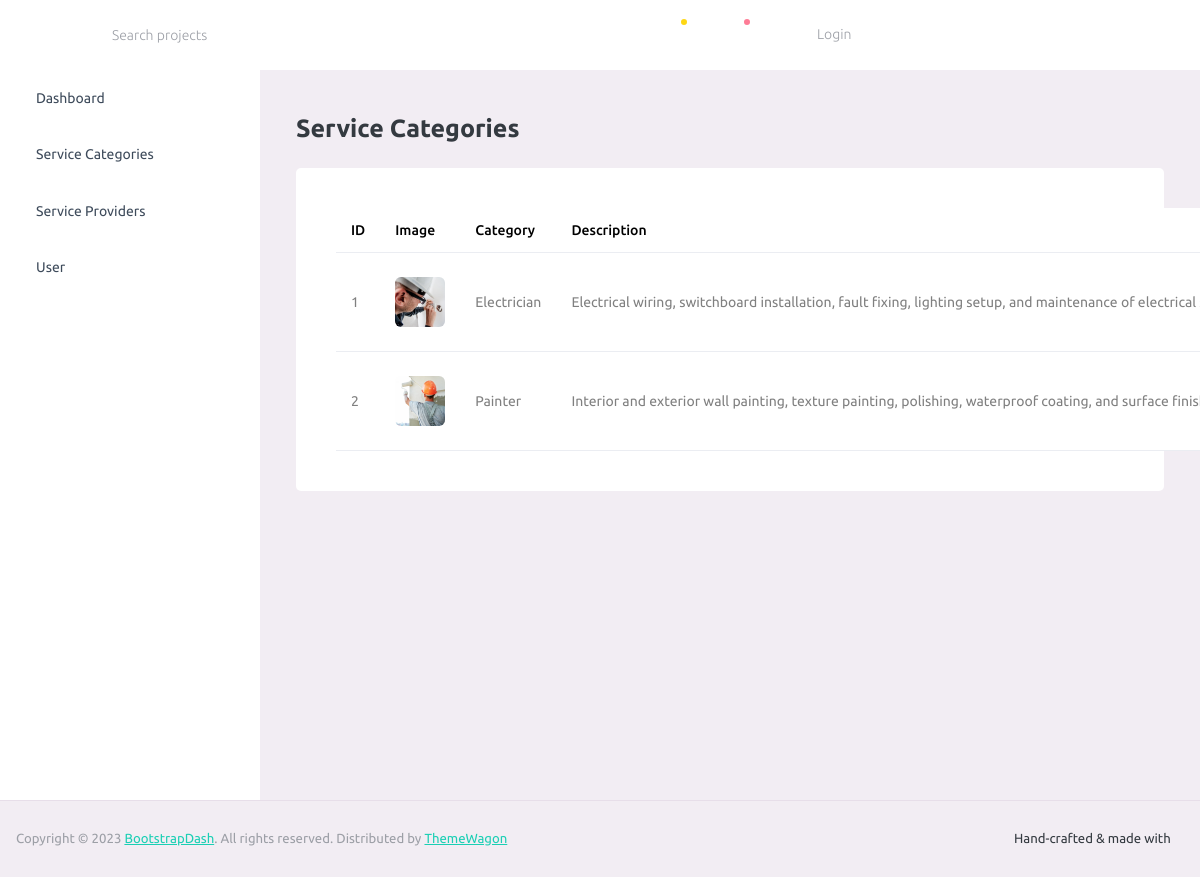
Page /FixPointAdmin/display_service_categories_page/ on the committed database.
### AdminApp/models.py (models this page shows)
class ServiceCategoryDb(models.Model):
    category_name = models.CharField(max_length=150)
    category_description = models.TextField(blank=True)
    is_active = models.BooleanField(default=True,blank=True)
    category_image = models.ImageField(upload_to="category_image")

### AdminApp/views.py (the view)
# urls.py: path('display_service_categories_page/',views.display_service_categories_page,name="display_service_categories_page"),
def display_service_categories_page(request):
    service_categories = ServiceCategoryDb.objects.all()
    context ={
        "service_categories": service_categories
    }
    return render(request,"display-service-categories-page.html",context)

### AdminApp/templates/display-service-categories-page.html (shortened to what this page needs)
{% extends 'base.html' %}
{% load static %}
{% block content %}
<div class="content-wrapper">
    <div class="row">
        <div class="col-12">
            <h3 class="mb-4 font-weight-bold">Service Categories</h3>
        </div>
    </div>
    <div class="row">
        <div class="col-lg-12 grid-margin stretch-card">
            <div class="card">
                <div class="card-body">
                    <table class="table table-hover">
                        <thead>
                            <tr>
                                <th>ID</th>
                                <th>Image</th>
                                <th>Category</th>
                                <th>Description</th>
                            </tr>
                        </thead>
                        <tbody>
                            {% for category in service_categories %}
                            <tr>
                                <td>{{ category.id }}</td>
                                <td>
                                    {% if category.category_image %}
                                    <img src="{{ category.category_image.url }}" alt="{{ category.category_name }}"
                                        style="width:50px; height:50px; object-fit:cover; border-radius:6px;">
                                    {% else %}
                                    <span class="text-muted">No Image</span>
                                    {% endif %}
                                </td>
                                <td>{{ category.category_name }}</td>
                                <td>{{ category.category_description }}</td>
                            </tr>
                            {% empty %}
                            <tr>
                                <td colspan="5" class="text-center text-muted">
                                    No service categories found
                                </td>
                            </tr>
                            {% endfor %}
                        </tbody>
                    </table>
                </div>
            </div>
        </div>
    </div>
</div>
{% endblock %}

### rows in the picture
ServiceCategoryDb: id "1", category_image (picture), category_name "Electrician", category_description "Electrical wiring, switchboard installation, fault fixing, lighting setup, and maintenance of electrical…"
ServiceCategoryDb: id "2", category_image (picture), category_name "Painter", category_description "Interior and exterior wall painting, texture painting, polishing, waterproof coating, and surface…"
